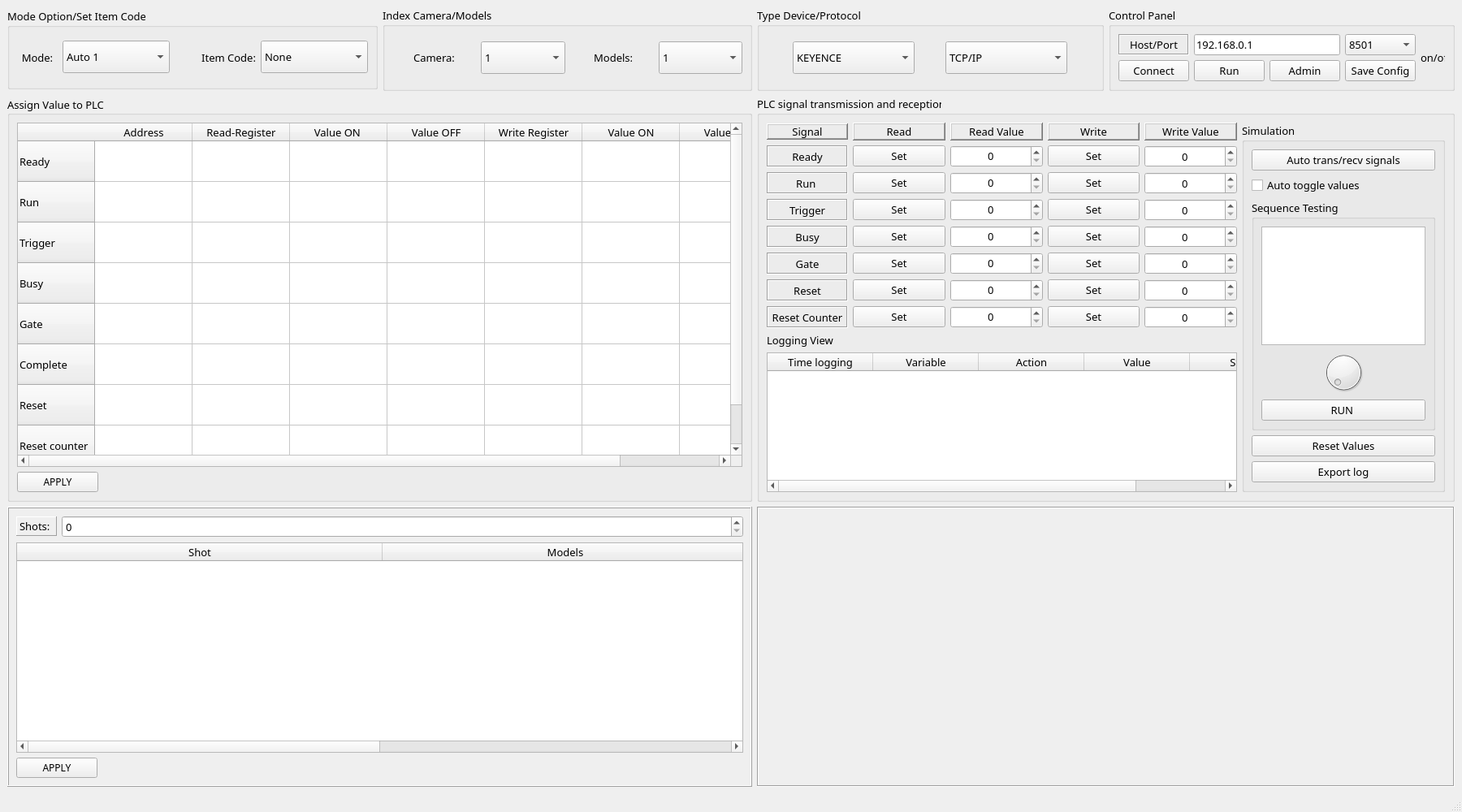
<?xml version="1.0" encoding="UTF-8"?>
<ui version="4.0">
 <class>MainWindow</class>
 <widget class="QMainWindow" name="MainWindow">
  <property name="geometry">
   <rect>
    <x>0</x>
    <y>0</y>
    <width>1800</width>
    <height>1000</height>
   </rect>
  </property>
  <property name="windowTitle">
   <string>MainWindow</string>
  </property>
  <widget class="QWidget" name="centralwidget">
   <layout class="QGridLayout" name="gridLayout">
    <item row="1" column="2" colspan="2">
     <widget class="QGroupBox" name="groupBox_test_signal">
      <property name="maximumSize">
       <size>
        <width>16777215</width>
        <height>500</height>
       </size>
      </property>
      <property name="font">
       <font>
        <family>Microsoft YaHei</family>
        <pointsize>10</pointsize>
       </font>
      </property>
      <property name="title">
       <string>PLC signal transmission and reception</string>
      </property>
      <layout class="QGridLayout" name="gridLayout_2">
       <item row="0" column="5" rowspan="10">
        <widget class="QGroupBox" name="groupBox_3">
         <property name="maximumSize">
          <size>
           <width>250</width>
           <height>16777215</height>
          </size>
         </property>
         <property name="font">
          <font>
           <family>Microsoft YaHei</family>
           <pointsize>10</pointsize>
          </font>
         </property>
         <property name="title">
          <string>Simulation</string>
         </property>
         <layout class="QVBoxLayout" name="verticalLayout">
          <item>
           <widget class="QPushButton" name="pushButton_18">
            <property name="font">
             <font>
              <family>Microsoft YaHei</family>
              <pointsize>10</pointsize>
             </font>
            </property>
            <property name="text">
             <string>Auto trans/recv signals</string>
            </property>
           </widget>
          </item>
          <item>
           <widget class="QCheckBox" name="checkBox">
            <property name="font">
             <font>
              <family>Microsoft YaHei</family>
              <pointsize>10</pointsize>
             </font>
            </property>
            <property name="text">
             <string>Auto toggle values </string>
            </property>
           </widget>
          </item>
          <item>
           <widget class="QGroupBox" name="groupBox_2">
            <property name="maximumSize">
             <size>
              <width>250</width>
              <height>16777215</height>
             </size>
            </property>
            <property name="font">
             <font>
              <family>Microsoft YaHei</family>
              <pointsize>10</pointsize>
             </font>
            </property>
            <property name="title">
             <string>Sequence Testing</string>
            </property>
            <layout class="QVBoxLayout" name="verticalLayout_2">
             <item>
              <widget class="QGraphicsView" name="graphicsView">
               <property name="font">
                <font>
                 <family>Microsoft YaHei</family>
                 <pointsize>10</pointsize>
                </font>
               </property>
              </widget>
             </item>
             <item>
              <widget class="QDial" name="dial">
               <property name="font">
                <font>
                 <family>Microsoft YaHei</family>
                 <pointsize>10</pointsize>
                </font>
               </property>
              </widget>
             </item>
             <item>
              <widget class="QPushButton" name="pushButton_19">
               <property name="font">
                <font>
                 <family>Microsoft YaHei</family>
                 <pointsize>10</pointsize>
                </font>
               </property>
               <property name="text">
                <string>RUN </string>
               </property>
              </widget>
             </item>
            </layout>
           </widget>
          </item>
          <item>
           <widget class="QPushButton" name="pushButton_20">
            <property name="font">
             <font>
              <family>Microsoft YaHei</family>
              <pointsize>10</pointsize>
             </font>
            </property>
            <property name="text">
             <string>Reset Values</string>
            </property>
           </widget>
          </item>
          <item>
           <widget class="QPushButton" name="pushButton_23">
            <property name="font">
             <font>
              <family>Microsoft YaHei</family>
              <pointsize>10</pointsize>
             </font>
            </property>
            <property name="text">
             <string>Export log</string>
            </property>
           </widget>
          </item>
         </layout>
        </widget>
       </item>
       <item row="3" column="1">
        <widget class="QPushButton" name="pushButton_6">
         <property name="font">
          <font>
           <family>Microsoft YaHei</family>
           <pointsize>10</pointsize>
          </font>
         </property>
         <property name="text">
          <string>Set</string>
         </property>
        </widget>
       </item>
       <item row="1" column="4">
        <widget class="QSpinBox" name="spinBox">
         <property name="font">
          <font>
           <family>Microsoft YaHei</family>
           <pointsize>10</pointsize>
          </font>
         </property>
         <property name="alignment">
          <set>Qt::AlignCenter</set>
         </property>
        </widget>
       </item>
       <item row="1" column="1">
        <widget class="QPushButton" name="pushButton_4">
         <property name="font">
          <font>
           <family>Microsoft YaHei</family>
           <pointsize>10</pointsize>
          </font>
         </property>
         <property name="text">
          <string>Set</string>
         </property>
        </widget>
       </item>
       <item row="2" column="0">
        <widget class="QLabel" name="label_9">
         <property name="font">
          <font>
           <family>Microsoft YaHei</family>
           <pointsize>10</pointsize>
          </font>
         </property>
         <property name="frameShape">
          <enum>QFrame::Box</enum>
         </property>
         <property name="frameShadow">
          <enum>QFrame::Sunken</enum>
         </property>
         <property name="text">
          <string>Run </string>
         </property>
         <property name="alignment">
          <set>Qt::AlignCenter</set>
         </property>
        </widget>
       </item>
       <item row="6" column="0">
        <widget class="QLabel" name="label_5">
         <property name="font">
          <font>
           <family>Microsoft YaHei</family>
           <pointsize>10</pointsize>
          </font>
         </property>
         <property name="frameShape">
          <enum>QFrame::Box</enum>
         </property>
         <property name="frameShadow">
          <enum>QFrame::Sunken</enum>
         </property>
         <property name="text">
          <string>Reset</string>
         </property>
         <property name="alignment">
          <set>Qt::AlignCenter</set>
         </property>
        </widget>
       </item>
       <item row="7" column="3">
        <widget class="QPushButton" name="pushButton_17">
         <property name="font">
          <font>
           <family>Microsoft YaHei</family>
           <pointsize>10</pointsize>
          </font>
         </property>
         <property name="text">
          <string>Set</string>
         </property>
        </widget>
       </item>
       <item row="9" column="0" colspan="5">
        <widget class="QTableWidget" name="tableWidget_2">
         <property name="font">
          <font>
           <family>Microsoft YaHei</family>
           <pointsize>10</pointsize>
          </font>
         </property>
         <property name="selectionMode">
          <enum>QAbstractItemView::ExtendedSelection</enum>
         </property>
         <property name="selectionBehavior">
          <enum>QAbstractItemView::SelectItems</enum>
         </property>
         <attribute name="horizontalHeaderMinimumSectionSize">
          <number>50</number>
         </attribute>
         <attribute name="horizontalHeaderDefaultSectionSize">
          <number>130</number>
         </attribute>
         <attribute name="verticalHeaderMinimumSectionSize">
          <number>50</number>
         </attribute>
         <attribute name="verticalHeaderDefaultSectionSize">
          <number>55</number>
         </attribute>
         <column>
          <property name="text">
           <string>Time logging</string>
          </property>
         </column>
         <column>
          <property name="text">
           <string>Variable</string>
          </property>
         </column>
         <column>
          <property name="text">
           <string>Action</string>
          </property>
         </column>
         <column>
          <property name="text">
           <string>Value</string>
          </property>
         </column>
         <column>
          <property name="text">
           <string>State</string>
          </property>
         </column>
        </widget>
       </item>
       <item row="1" column="0">
        <widget class="QLabel" name="label_10">
         <property name="maximumSize">
          <size>
           <width>16777215</width>
           <height>16777215</height>
          </size>
         </property>
         <property name="font">
          <font>
           <family>Microsoft YaHei</family>
           <pointsize>10</pointsize>
          </font>
         </property>
         <property name="frameShape">
          <enum>QFrame::Box</enum>
         </property>
         <property name="frameShadow">
          <enum>QFrame::Sunken</enum>
         </property>
         <property name="text">
          <string>Ready</string>
         </property>
         <property name="alignment">
          <set>Qt::AlignCenter</set>
         </property>
        </widget>
       </item>
       <item row="6" column="4">
        <widget class="QSpinBox" name="spinBox_6">
         <property name="font">
          <font>
           <family>Microsoft YaHei</family>
           <pointsize>10</pointsize>
          </font>
         </property>
         <property name="alignment">
          <set>Qt::AlignCenter</set>
         </property>
        </widget>
       </item>
       <item row="4" column="4">
        <widget class="QSpinBox" name="spinBox_4">
         <property name="font">
          <font>
           <family>Microsoft YaHei</family>
           <pointsize>10</pointsize>
          </font>
         </property>
         <property name="alignment">
          <set>Qt::AlignCenter</set>
         </property>
        </widget>
       </item>
       <item row="5" column="0">
        <widget class="QLabel" name="label_6">
         <property name="font">
          <font>
           <family>Microsoft YaHei</family>
           <pointsize>10</pointsize>
          </font>
         </property>
         <property name="frameShape">
          <enum>QFrame::Box</enum>
         </property>
         <property name="frameShadow">
          <enum>QFrame::Sunken</enum>
         </property>
         <property name="text">
          <string>Gate</string>
         </property>
         <property name="alignment">
          <set>Qt::AlignCenter</set>
         </property>
        </widget>
       </item>
       <item row="4" column="0">
        <widget class="QLabel" name="label_7">
         <property name="font">
          <font>
           <family>Microsoft YaHei</family>
           <pointsize>10</pointsize>
          </font>
         </property>
         <property name="frameShape">
          <enum>QFrame::Box</enum>
         </property>
         <property name="frameShadow">
          <enum>QFrame::Sunken</enum>
         </property>
         <property name="text">
          <string>Busy</string>
         </property>
         <property name="alignment">
          <set>Qt::AlignCenter</set>
         </property>
        </widget>
       </item>
       <item row="3" column="3">
        <widget class="QPushButton" name="pushButton_13">
         <property name="font">
          <font>
           <family>Microsoft YaHei</family>
           <pointsize>10</pointsize>
          </font>
         </property>
         <property name="text">
          <string>Set</string>
         </property>
        </widget>
       </item>
       <item row="7" column="1">
        <widget class="QPushButton" name="pushButton_10">
         <property name="font">
          <font>
           <family>Microsoft YaHei</family>
           <pointsize>10</pointsize>
          </font>
         </property>
         <property name="text">
          <string>Set</string>
         </property>
        </widget>
       </item>
       <item row="3" column="4">
        <widget class="QSpinBox" name="spinBox_3">
         <property name="font">
          <font>
           <family>Microsoft YaHei</family>
           <pointsize>10</pointsize>
          </font>
         </property>
         <property name="alignment">
          <set>Qt::AlignCenter</set>
         </property>
        </widget>
       </item>
       <item row="3" column="0">
        <widget class="QLabel" name="label_8">
         <property name="font">
          <font>
           <family>Microsoft YaHei</family>
           <pointsize>10</pointsize>
          </font>
         </property>
         <property name="frameShape">
          <enum>QFrame::Box</enum>
         </property>
         <property name="frameShadow">
          <enum>QFrame::Sunken</enum>
         </property>
         <property name="text">
          <string>Trigger</string>
         </property>
         <property name="alignment">
          <set>Qt::AlignCenter</set>
         </property>
        </widget>
       </item>
       <item row="0" column="1">
        <widget class="QLabel" name="label_12">
         <property name="maximumSize">
          <size>
           <width>150</width>
           <height>100</height>
          </size>
         </property>
         <property name="font">
          <font>
           <family>Microsoft YaHei</family>
           <pointsize>10</pointsize>
          </font>
         </property>
         <property name="frameShape">
          <enum>QFrame::WinPanel</enum>
         </property>
         <property name="frameShadow">
          <enum>QFrame::Raised</enum>
         </property>
         <property name="text">
          <string>Read</string>
         </property>
         <property name="alignment">
          <set>Qt::AlignCenter</set>
         </property>
        </widget>
       </item>
       <item row="5" column="3">
        <widget class="QPushButton" name="pushButton_15">
         <property name="font">
          <font>
           <family>Microsoft YaHei</family>
           <pointsize>10</pointsize>
          </font>
         </property>
         <property name="text">
          <string>Set</string>
         </property>
        </widget>
       </item>
       <item row="2" column="3">
        <widget class="QPushButton" name="pushButton_12">
         <property name="font">
          <font>
           <family>Microsoft YaHei</family>
           <pointsize>10</pointsize>
          </font>
         </property>
         <property name="text">
          <string>Set</string>
         </property>
        </widget>
       </item>
       <item row="6" column="3">
        <widget class="QPushButton" name="pushButton_16">
         <property name="font">
          <font>
           <family>Microsoft YaHei</family>
           <pointsize>10</pointsize>
          </font>
         </property>
         <property name="text">
          <string>Set</string>
         </property>
        </widget>
       </item>
       <item row="7" column="0">
        <widget class="QLabel" name="label_4">
         <property name="maximumSize">
          <size>
           <width>100</width>
           <height>16777215</height>
          </size>
         </property>
         <property name="font">
          <font>
           <family>Microsoft YaHei</family>
           <pointsize>10</pointsize>
          </font>
         </property>
         <property name="frameShape">
          <enum>QFrame::Box</enum>
         </property>
         <property name="frameShadow">
          <enum>QFrame::Sunken</enum>
         </property>
         <property name="text">
          <string>Reset Counter</string>
         </property>
         <property name="alignment">
          <set>Qt::AlignCenter</set>
         </property>
        </widget>
       </item>
       <item row="0" column="3">
        <widget class="QLabel" name="label_14">
         <property name="maximumSize">
          <size>
           <width>150</width>
           <height>100</height>
          </size>
         </property>
         <property name="font">
          <font>
           <family>Microsoft YaHei</family>
           <pointsize>10</pointsize>
          </font>
         </property>
         <property name="frameShape">
          <enum>QFrame::WinPanel</enum>
         </property>
         <property name="frameShadow">
          <enum>QFrame::Raised</enum>
         </property>
         <property name="text">
          <string>Write</string>
         </property>
         <property name="alignment">
          <set>Qt::AlignCenter</set>
         </property>
        </widget>
       </item>
       <item row="4" column="1">
        <widget class="QPushButton" name="pushButton_7">
         <property name="font">
          <font>
           <family>Microsoft YaHei</family>
           <pointsize>10</pointsize>
          </font>
         </property>
         <property name="text">
          <string>Set</string>
         </property>
        </widget>
       </item>
       <item row="0" column="4">
        <widget class="QLabel" name="label_15">
         <property name="maximumSize">
          <size>
           <width>150</width>
           <height>100</height>
          </size>
         </property>
         <property name="font">
          <font>
           <family>Microsoft YaHei</family>
           <pointsize>10</pointsize>
          </font>
         </property>
         <property name="frameShape">
          <enum>QFrame::WinPanel</enum>
         </property>
         <property name="frameShadow">
          <enum>QFrame::Raised</enum>
         </property>
         <property name="text">
          <string>Write Value</string>
         </property>
         <property name="alignment">
          <set>Qt::AlignCenter</set>
         </property>
        </widget>
       </item>
       <item row="2" column="4">
        <widget class="QSpinBox" name="spinBox_2">
         <property name="font">
          <font>
           <family>Microsoft YaHei</family>
           <pointsize>10</pointsize>
          </font>
         </property>
         <property name="alignment">
          <set>Qt::AlignCenter</set>
         </property>
        </widget>
       </item>
       <item row="7" column="4">
        <widget class="QSpinBox" name="spinBox_7">
         <property name="font">
          <font>
           <family>Microsoft YaHei</family>
           <pointsize>10</pointsize>
          </font>
         </property>
         <property name="alignment">
          <set>Qt::AlignCenter</set>
         </property>
        </widget>
       </item>
       <item row="6" column="1">
        <widget class="QPushButton" name="pushButton_9">
         <property name="font">
          <font>
           <family>Microsoft YaHei</family>
           <pointsize>10</pointsize>
          </font>
         </property>
         <property name="text">
          <string>Set</string>
         </property>
        </widget>
       </item>
       <item row="0" column="0">
        <widget class="QLabel" name="label_11">
         <property name="maximumSize">
          <size>
           <width>16777215</width>
           <height>20</height>
          </size>
         </property>
         <property name="font">
          <font>
           <family>Microsoft YaHei</family>
           <pointsize>10</pointsize>
          </font>
         </property>
         <property name="frameShape">
          <enum>QFrame::WinPanel</enum>
         </property>
         <property name="frameShadow">
          <enum>QFrame::Raised</enum>
         </property>
         <property name="text">
          <string>Signal</string>
         </property>
         <property name="alignment">
          <set>Qt::AlignCenter</set>
         </property>
        </widget>
       </item>
       <item row="1" column="3">
        <widget class="QPushButton" name="pushButton_11">
         <property name="font">
          <font>
           <family>Microsoft YaHei</family>
           <pointsize>10</pointsize>
          </font>
         </property>
         <property name="text">
          <string>Set</string>
         </property>
        </widget>
       </item>
       <item row="5" column="1">
        <widget class="QPushButton" name="pushButton_8">
         <property name="font">
          <font>
           <family>Microsoft YaHei</family>
           <pointsize>10</pointsize>
          </font>
         </property>
         <property name="text">
          <string>Set</string>
         </property>
        </widget>
       </item>
       <item row="2" column="1">
        <widget class="QPushButton" name="pushButton_5">
         <property name="font">
          <font>
           <family>Microsoft YaHei</family>
           <pointsize>10</pointsize>
          </font>
         </property>
         <property name="text">
          <string>Set</string>
         </property>
        </widget>
       </item>
       <item row="0" column="2">
        <widget class="QLabel" name="label_13">
         <property name="maximumSize">
          <size>
           <width>150</width>
           <height>100</height>
          </size>
         </property>
         <property name="font">
          <font>
           <family>Microsoft YaHei</family>
           <pointsize>10</pointsize>
          </font>
         </property>
         <property name="frameShape">
          <enum>QFrame::WinPanel</enum>
         </property>
         <property name="frameShadow">
          <enum>QFrame::Raised</enum>
         </property>
         <property name="text">
          <string>Read Value</string>
         </property>
         <property name="alignment">
          <set>Qt::AlignCenter</set>
         </property>
        </widget>
       </item>
       <item row="8" column="0">
        <widget class="QLabel" name="label_16">
         <property name="font">
          <font>
           <family>Microsoft YaHei</family>
           <pointsize>10</pointsize>
          </font>
         </property>
         <property name="text">
          <string>Logging View</string>
         </property>
        </widget>
       </item>
       <item row="4" column="3">
        <widget class="QPushButton" name="pushButton_14">
         <property name="font">
          <font>
           <family>Microsoft YaHei</family>
           <pointsize>10</pointsize>
          </font>
         </property>
         <property name="text">
          <string>Set</string>
         </property>
        </widget>
       </item>
       <item row="5" column="4">
        <widget class="QSpinBox" name="spinBox_5">
         <property name="font">
          <font>
           <family>Microsoft YaHei</family>
           <pointsize>10</pointsize>
          </font>
         </property>
         <property name="alignment">
          <set>Qt::AlignCenter</set>
         </property>
        </widget>
       </item>
       <item row="1" column="2">
        <widget class="QSpinBox" name="spinBox_8">
         <property name="alignment">
          <set>Qt::AlignHCenter|Qt::AlignTop</set>
         </property>
        </widget>
       </item>
       <item row="2" column="2">
        <widget class="QSpinBox" name="spinBox_9">
         <property name="alignment">
          <set>Qt::AlignHCenter|Qt::AlignTop</set>
         </property>
        </widget>
       </item>
       <item row="3" column="2">
        <widget class="QSpinBox" name="spinBox_10">
         <property name="alignment">
          <set>Qt::AlignHCenter|Qt::AlignTop</set>
         </property>
        </widget>
       </item>
       <item row="4" column="2">
        <widget class="QSpinBox" name="spinBox_11">
         <property name="alignment">
          <set>Qt::AlignHCenter|Qt::AlignTop</set>
         </property>
        </widget>
       </item>
       <item row="5" column="2">
        <widget class="QSpinBox" name="spinBox_12">
         <property name="alignment">
          <set>Qt::AlignHCenter|Qt::AlignTop</set>
         </property>
        </widget>
       </item>
       <item row="6" column="2">
        <widget class="QSpinBox" name="spinBox_13">
         <property name="alignment">
          <set>Qt::AlignHCenter|Qt::AlignTop</set>
         </property>
        </widget>
       </item>
       <item row="7" column="2">
        <widget class="QSpinBox" name="spinBox_14">
         <property name="alignment">
          <set>Qt::AlignHCenter|Qt::AlignTop</set>
         </property>
        </widget>
       </item>
      </layout>
     </widget>
    </item>
    <item row="1" column="0" colspan="2">
     <widget class="QGroupBox" name="groupBox_signal_plc">
      <property name="maximumSize">
       <size>
        <width>16777215</width>
        <height>500</height>
       </size>
      </property>
      <property name="font">
       <font>
        <family>Microsoft YaHei</family>
        <pointsize>10</pointsize>
       </font>
      </property>
      <property name="mouseTracking">
       <bool>true</bool>
      </property>
      <property name="tabletTracking">
       <bool>true</bool>
      </property>
      <property name="acceptDrops">
       <bool>true</bool>
      </property>
      <property name="title">
       <string>Assign Value to PLC</string>
      </property>
      <property name="alignment">
       <set>Qt::AlignLeading|Qt::AlignLeft|Qt::AlignVCenter</set>
      </property>
      <layout class="QGridLayout" name="gridLayout_3">
       <item row="0" column="0">
        <widget class="QTableWidget" name="tableWidget">
         <property name="sizePolicy">
          <sizepolicy hsizetype="Expanding" vsizetype="Expanding">
           <horstretch>0</horstretch>
           <verstretch>0</verstretch>
          </sizepolicy>
         </property>
         <property name="minimumSize">
          <size>
           <width>893</width>
           <height>0</height>
          </size>
         </property>
         <property name="maximumSize">
          <size>
           <width>16777215</width>
           <height>440</height>
          </size>
         </property>
         <property name="font">
          <font>
           <family>Microsoft YaHei</family>
           <pointsize>10</pointsize>
          </font>
         </property>
         <property name="mouseTracking">
          <bool>true</bool>
         </property>
         <property name="tabletTracking">
          <bool>true</bool>
         </property>
         <property name="acceptDrops">
          <bool>true</bool>
         </property>
         <property name="autoFillBackground">
          <bool>true</bool>
         </property>
         <property name="editTriggers">
          <set>QAbstractItemView::DoubleClicked</set>
         </property>
         <attribute name="horizontalHeaderMinimumSectionSize">
          <number>50</number>
         </attribute>
         <attribute name="horizontalHeaderDefaultSectionSize">
          <number>120</number>
         </attribute>
         <attribute name="verticalHeaderMinimumSectionSize">
          <number>30</number>
         </attribute>
         <attribute name="verticalHeaderDefaultSectionSize">
          <number>50</number>
         </attribute>
         <row>
          <property name="text">
           <string>Ready</string>
          </property>
         </row>
         <row>
          <property name="text">
           <string>Run</string>
          </property>
         </row>
         <row>
          <property name="text">
           <string>Trigger</string>
          </property>
         </row>
         <row>
          <property name="text">
           <string>Busy</string>
          </property>
         </row>
         <row>
          <property name="text">
           <string>Gate</string>
          </property>
         </row>
         <row>
          <property name="text">
           <string>Complete</string>
          </property>
         </row>
         <row>
          <property name="text">
           <string>Reset </string>
          </property>
         </row>
         <row>
          <property name="text">
           <string>Reset counter</string>
          </property>
         </row>
         <column>
          <property name="text">
           <string>Address</string>
          </property>
          <property name="font">
           <font>
            <pointsize>10</pointsize>
            <weight>50</weight>
            <bold>false</bold>
           </font>
          </property>
         </column>
         <column>
          <property name="text">
           <string>Read-Register</string>
          </property>
          <property name="font">
           <font>
            <pointsize>10</pointsize>
            <weight>50</weight>
            <bold>false</bold>
           </font>
          </property>
         </column>
         <column>
          <property name="text">
           <string>Value ON </string>
          </property>
          <property name="font">
           <font>
            <pointsize>10</pointsize>
            <weight>50</weight>
            <bold>false</bold>
           </font>
          </property>
         </column>
         <column>
          <property name="text">
           <string>Value OFF</string>
          </property>
         </column>
         <column>
          <property name="text">
           <string>Write Register</string>
          </property>
          <property name="font">
           <font>
            <pointsize>10</pointsize>
            <weight>50</weight>
            <bold>false</bold>
           </font>
          </property>
         </column>
         <column>
          <property name="text">
           <string>Value ON</string>
          </property>
          <property name="font">
           <font>
            <pointsize>10</pointsize>
            <weight>50</weight>
            <bold>false</bold>
           </font>
          </property>
         </column>
         <column>
          <property name="text">
           <string>Value OFF</string>
          </property>
         </column>
        </widget>
       </item>
       <item row="1" column="0">
        <widget class="QPushButton" name="pushButton_applysignalplc">
         <property name="maximumSize">
          <size>
           <width>100</width>
           <height>16777215</height>
          </size>
         </property>
         <property name="font">
          <font>
           <pointsize>9</pointsize>
          </font>
         </property>
         <property name="layoutDirection">
          <enum>Qt::LeftToRight</enum>
         </property>
         <property name="text">
          <string>APPLY</string>
         </property>
        </widget>
       </item>
      </layout>
     </widget>
    </item>
    <item row="0" column="0">
     <widget class="QGroupBox" name="groupBox_automatio">
      <property name="maximumSize">
       <size>
        <width>16777215</width>
        <height>100</height>
       </size>
      </property>
      <property name="font">
       <font>
        <family>Microsoft YaHei</family>
        <pointsize>10</pointsize>
       </font>
      </property>
      <property name="title">
       <string>Mode Option/Set Item Code</string>
      </property>
      <layout class="QHBoxLayout" name="horizontalLayout">
       <item>
        <widget class="QLabel" name="label">
         <property name="maximumSize">
          <size>
           <width>50</width>
           <height>16777215</height>
          </size>
         </property>
         <property name="font">
          <font>
           <family>Microsoft YaHei</family>
           <pointsize>10</pointsize>
          </font>
         </property>
         <property name="text">
          <string>Mode:</string>
         </property>
         <property name="alignment">
          <set>Qt::AlignCenter</set>
         </property>
        </widget>
       </item>
       <item>
        <widget class="QComboBox" name="comboBox_mode_auto">
         <property name="maximumSize">
          <size>
           <width>200</width>
           <height>40</height>
          </size>
         </property>
         <property name="font">
          <font>
           <family>Microsoft YaHei</family>
           <pointsize>10</pointsize>
          </font>
         </property>
         <property name="layoutDirection">
          <enum>Qt::LeftToRight</enum>
         </property>
         <item>
          <property name="text">
           <string>Auto 1</string>
          </property>
         </item>
        </widget>
       </item>
       <item>
        <widget class="QLabel" name="label_19">
         <property name="maximumSize">
          <size>
           <width>100</width>
           <height>16777215</height>
          </size>
         </property>
         <property name="font">
          <font>
           <family>Microsoft YaHei</family>
           <pointsize>10</pointsize>
          </font>
         </property>
         <property name="text">
          <string>Item Code:</string>
         </property>
         <property name="alignment">
          <set>Qt::AlignRight|Qt::AlignTrailing|Qt::AlignVCenter</set>
         </property>
        </widget>
       </item>
       <item>
        <widget class="QComboBox" name="comboBox_Itemcode">
         <property name="maximumSize">
          <size>
           <width>200</width>
           <height>40</height>
          </size>
         </property>
         <property name="font">
          <font>
           <family>Microsoft YaHei</family>
           <pointsize>10</pointsize>
          </font>
         </property>
         <item>
          <property name="text">
           <string>None</string>
          </property>
         </item>
        </widget>
       </item>
      </layout>
     </widget>
    </item>
    <item row="0" column="3">
     <widget class="QGroupBox" name="groupBox_control">
      <property name="font">
       <font>
        <family>Microsoft YaHei</family>
        <pointsize>10</pointsize>
       </font>
      </property>
      <property name="title">
       <string>Control Panel</string>
      </property>
      <layout class="QGridLayout" name="gridLayout_4">
       <item row="1" column="0">
        <widget class="QPushButton" name="pushButton">
         <property name="font">
          <font>
           <family>Microsoft YaHei</family>
           <pointsize>10</pointsize>
          </font>
         </property>
         <property name="text">
          <string>Connect</string>
         </property>
        </widget>
       </item>
       <item row="1" column="1">
        <widget class="QPushButton" name="pushButton_2">
         <property name="font">
          <font>
           <family>Microsoft YaHei</family>
           <pointsize>10</pointsize>
          </font>
         </property>
         <property name="text">
          <string>Run</string>
         </property>
        </widget>
       </item>
       <item row="0" column="3">
        <widget class="QComboBox" name="comboBox_2">
         <property name="font">
          <font>
           <family>Microsoft YaHei</family>
           <pointsize>10</pointsize>
          </font>
         </property>
         <item>
          <property name="text">
           <string>8501</string>
          </property>
         </item>
        </widget>
       </item>
       <item row="1" column="3">
        <widget class="QPushButton" name="pushButton_21">
         <property name="font">
          <font>
           <family>Microsoft YaHei</family>
           <pointsize>10</pointsize>
          </font>
         </property>
         <property name="text">
          <string>Save Config</string>
         </property>
        </widget>
       </item>
       <item row="0" column="0">
        <widget class="QLabel" name="label_17">
         <property name="font">
          <font>
           <family>Microsoft YaHei</family>
           <pointsize>10</pointsize>
          </font>
         </property>
         <property name="frameShape">
          <enum>QFrame::Box</enum>
         </property>
         <property name="frameShadow">
          <enum>QFrame::Sunken</enum>
         </property>
         <property name="text">
          <string>Host/Port</string>
         </property>
         <property name="alignment">
          <set>Qt::AlignCenter</set>
         </property>
        </widget>
       </item>
       <item row="0" column="4" rowspan="2">
        <widget class="QLabel" name="label_18">
         <property name="maximumSize">
          <size>
           <width>30</width>
           <height>30</height>
          </size>
         </property>
         <property name="font">
          <font>
           <family>Microsoft YaHei</family>
           <pointsize>10</pointsize>
          </font>
         </property>
         <property name="text">
          <string>on/off</string>
         </property>
        </widget>
       </item>
       <item row="1" column="2">
        <widget class="QPushButton" name="pushButton_3">
         <property name="font">
          <font>
           <family>Microsoft YaHei</family>
           <pointsize>10</pointsize>
          </font>
         </property>
         <property name="text">
          <string>Admin</string>
         </property>
        </widget>
       </item>
       <item row="0" column="1" colspan="2">
        <widget class="QLineEdit" name="lineEdit_8">
         <property name="text">
          <string>192.168.0.1</string>
         </property>
        </widget>
       </item>
      </layout>
     </widget>
    </item>
    <item row="0" column="1">
     <widget class="QGroupBox" name="groupBox_n_camere">
      <property name="font">
       <font>
        <family>Microsoft YaHei</family>
        <pointsize>10</pointsize>
       </font>
      </property>
      <property name="title">
       <string>Index Camera/Models</string>
      </property>
      <layout class="QHBoxLayout" name="horizontalLayout_2">
       <item>
        <widget class="QLabel" name="label_2">
         <property name="font">
          <font>
           <family>Microsoft YaHei</family>
           <pointsize>10</pointsize>
          </font>
         </property>
         <property name="text">
          <string>Camera:</string>
         </property>
         <property name="alignment">
          <set>Qt::AlignCenter</set>
         </property>
        </widget>
       </item>
       <item>
        <widget class="QComboBox" name="comboBox_camera">
         <property name="maximumSize">
          <size>
           <width>200</width>
           <height>40</height>
          </size>
         </property>
         <property name="font">
          <font>
           <family>Microsoft YaHei</family>
           <pointsize>10</pointsize>
          </font>
         </property>
         <item>
          <property name="text">
           <string>1</string>
          </property>
         </item>
        </widget>
       </item>
       <item>
        <widget class="QLabel" name="label_3">
         <property name="font">
          <font>
           <family>Microsoft YaHei</family>
           <pointsize>10</pointsize>
          </font>
         </property>
         <property name="text">
          <string> Models:</string>
         </property>
         <property name="alignment">
          <set>Qt::AlignCenter</set>
         </property>
        </widget>
       </item>
       <item>
        <widget class="QComboBox" name="comboBox_n_model">
         <property name="maximumSize">
          <size>
           <width>200</width>
           <height>40</height>
          </size>
         </property>
         <property name="font">
          <font>
           <family>Microsoft YaHei</family>
           <pointsize>10</pointsize>
          </font>
         </property>
         <item>
          <property name="text">
           <string>1</string>
          </property>
         </item>
        </widget>
       </item>
      </layout>
     </widget>
    </item>
    <item row="2" column="2" colspan="2">
     <widget class="QFrame" name="frame_customize">
      <property name="font">
       <font>
        <family>Microsoft YaHei</family>
        <pointsize>10</pointsize>
       </font>
      </property>
      <property name="frameShape">
       <enum>QFrame::Box</enum>
      </property>
      <property name="frameShadow">
       <enum>QFrame::Sunken</enum>
      </property>
     </widget>
    </item>
    <item row="0" column="2">
     <widget class="QGroupBox" name="groupBox_n_models">
      <property name="font">
       <font>
        <family>Microsoft YaHei</family>
        <pointsize>10</pointsize>
       </font>
      </property>
      <property name="title">
       <string>Type Device/Protocol</string>
      </property>
      <layout class="QHBoxLayout" name="horizontalLayout_3">
       <item>
        <widget class="QComboBox" name="comboBox_3">
         <property name="maximumSize">
          <size>
           <width>150</width>
           <height>40</height>
          </size>
         </property>
         <property name="font">
          <font>
           <family>Microsoft YaHei</family>
           <pointsize>10</pointsize>
          </font>
         </property>
         <item>
          <property name="text">
           <string>KEYENCE</string>
          </property>
         </item>
         <item>
          <property name="text">
           <string>OMRON</string>
          </property>
         </item>
         <item>
          <property name="text">
           <string>MITSUBISHI</string>
          </property>
         </item>
         <item>
          <property name="text">
           <string>SIEMENS</string>
          </property>
         </item>
         <item>
          <property name="text">
           <string>...</string>
          </property>
         </item>
        </widget>
       </item>
       <item>
        <widget class="QComboBox" name="comboBox_4">
         <property name="maximumSize">
          <size>
           <width>150</width>
           <height>40</height>
          </size>
         </property>
         <property name="font">
          <font>
           <family>Microsoft YaHei</family>
           <pointsize>10</pointsize>
          </font>
         </property>
         <item>
          <property name="text">
           <string>TCP/IP</string>
          </property>
         </item>
         <item>
          <property name="text">
           <string>SOCKET</string>
          </property>
         </item>
         <item>
          <property name="text">
           <string>MODBUS</string>
          </property>
         </item>
        </widget>
       </item>
      </layout>
     </widget>
    </item>
    <item row="2" column="0" colspan="2">
     <widget class="QFrame" name="frame_numofshot">
      <property name="maximumSize">
       <size>
        <width>16777215</width>
        <height>400</height>
       </size>
      </property>
      <property name="font">
       <font>
        <family>Microsoft YaHei</family>
        <pointsize>10</pointsize>
       </font>
      </property>
      <property name="frameShape">
       <enum>QFrame::Box</enum>
      </property>
      <property name="frameShadow">
       <enum>QFrame::Raised</enum>
      </property>
      <layout class="QGridLayout" name="gridLayout_5">
       <item row="0" column="0">
        <widget class="QLabel" name="label_20">
         <property name="maximumSize">
          <size>
           <width>50</width>
           <height>24</height>
          </size>
         </property>
         <property name="frameShape">
          <enum>QFrame::Panel</enum>
         </property>
         <property name="frameShadow">
          <enum>QFrame::Raised</enum>
         </property>
         <property name="text">
          <string>Shots:</string>
         </property>
        </widget>
       </item>
       <item row="0" column="1">
        <widget class="QSpinBox" name="spinBox_num_shot"/>
       </item>
       <item row="1" column="0" colspan="2">
        <widget class="QTableWidget" name="tableWidget_shotxmodel">
         <property name="maximumSize">
          <size>
           <width>16777215</width>
           <height>350</height>
          </size>
         </property>
         <attribute name="horizontalHeaderDefaultSectionSize">
          <number>450</number>
         </attribute>
         <column>
          <property name="text">
           <string>Shot</string>
          </property>
         </column>
         <column>
          <property name="text">
           <string>Models</string>
          </property>
         </column>
        </widget>
       </item>
       <item row="2" column="0" colspan="2">
        <widget class="QPushButton" name="pushButton_applyshotxmodel">
         <property name="maximumSize">
          <size>
           <width>100</width>
           <height>16777215</height>
          </size>
         </property>
         <property name="font">
          <font>
           <pointsize>9</pointsize>
          </font>
         </property>
         <property name="text">
          <string>APPLY</string>
         </property>
        </widget>
       </item>
      </layout>
     </widget>
    </item>
   </layout>
  </widget>
  <widget class="QMenuBar" name="menubar">
   <property name="geometry">
    <rect>
     <x>0</x>
     <y>0</y>
     <width>1800</width>
     <height>21</height>
    </rect>
   </property>
  </widget>
  <widget class="QStatusBar" name="statusbar"/>
 </widget>
 <resources/>
 <connections/>
</ui>
